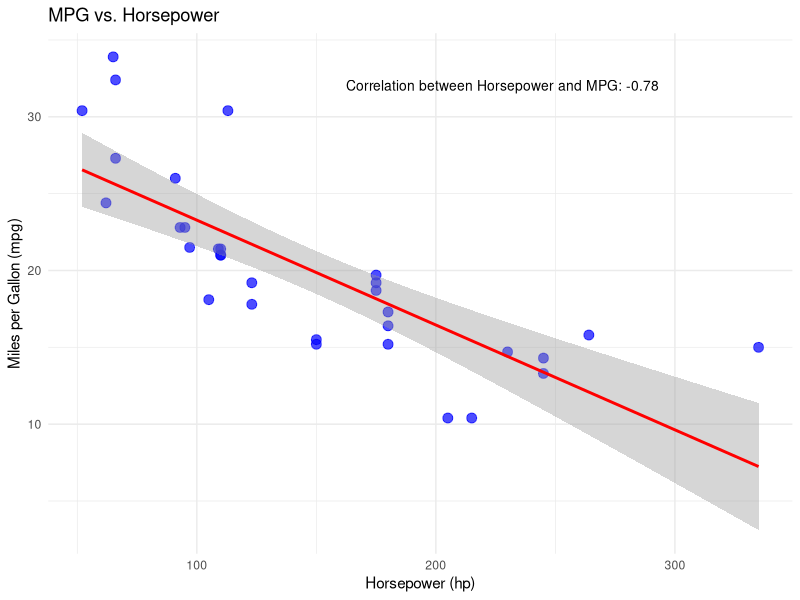
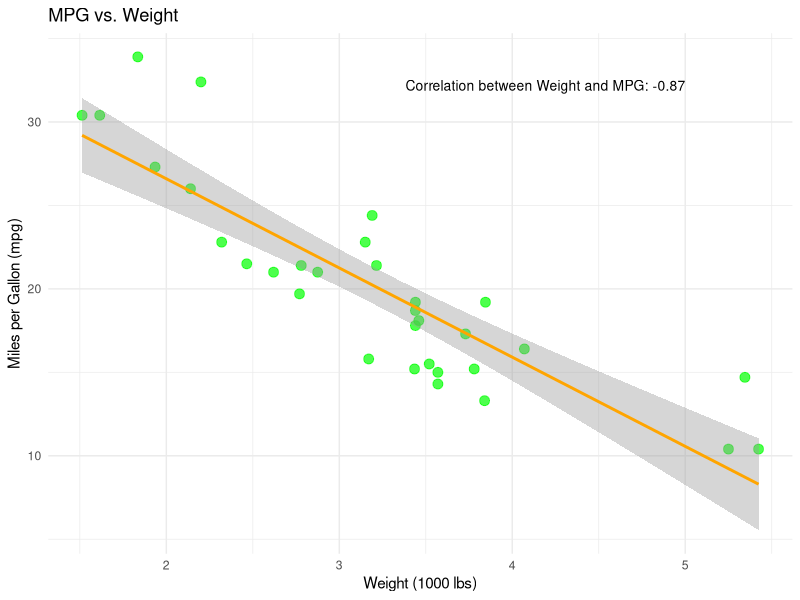

Write R code to recreate these figures, in order.
# Load necessary libraries
library(ggplot2)
#install.packages("grid")
library(grid)

# Load the mtcars dataset
data(mtcars)

# Calculate correlation coefficients
cor_hp_mpg <- cor(mtcars$hp, mtcars$mpg) 
cor_wt_mpg <- cor(mtcars$wt, mtcars$mpg) 

# Create custom annotation for correlation coefficient
annot1 <- grobTree(
  textGrob(paste("Correlation between Horsepower and MPG:", round(cor_hp_mpg, 2)), x = 0.40, y = 0.90, hjust = 0, 
           gp = gpar(col = "black", fontsize = 10))
)

annot2 <- grobTree(
  textGrob(paste("Correlation between Weight and MPG:", round(cor_wt_mpg, 2)), x = 0.48, y = 0.90, hjust = 0, 
           gp = gpar(col = "black", fontsize = 10))
)


# Create scatter plots for each pair of variables
# Scatter plot 1: mpg vs. hp
plot1 <- ggplot(mtcars, aes(x = hp, y = mpg)) +
  geom_point(color = "blue", size = 3, alpha = 0.7) +  # Add points
  geom_smooth(method = "lm", color = "red") +  # Add linear regression line
  labs(title = "MPG vs. Horsepower",
       x = "Horsepower (hp)",
       y = "Miles per Gallon (mpg)") +
        annotation_custom(annot1) +
  theme_minimal()  # Use a clean theme for clarity

plot1

# Scatter plot 2: mpg vs. wt
plot2 <- ggplot(mtcars, aes(x = wt, y = mpg)) +
  geom_point(color = "green", size = 3, alpha = 0.7) +  # Add points
  geom_smooth(method = "lm", color = "orange") +  # Add linear regression line
  labs(title = "MPG vs. Weight",
       x = "Weight (1000 lbs)",
       y = "Miles per Gallon (mpg)") +
      annotation_custom(annot2) +
  theme_minimal()  # Use a clean theme for clarity

plot2